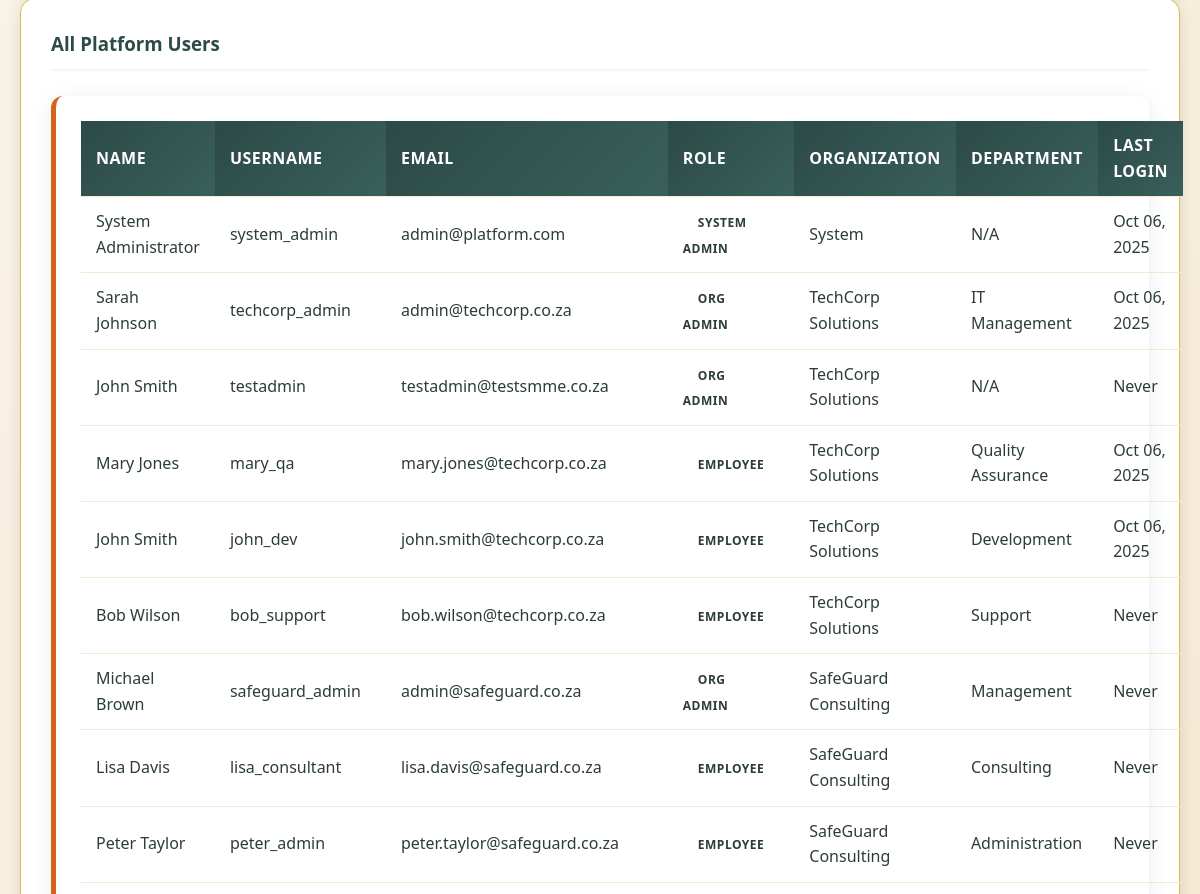
The page /user_management.php (signed in, middle part) on the database as committed earlier.
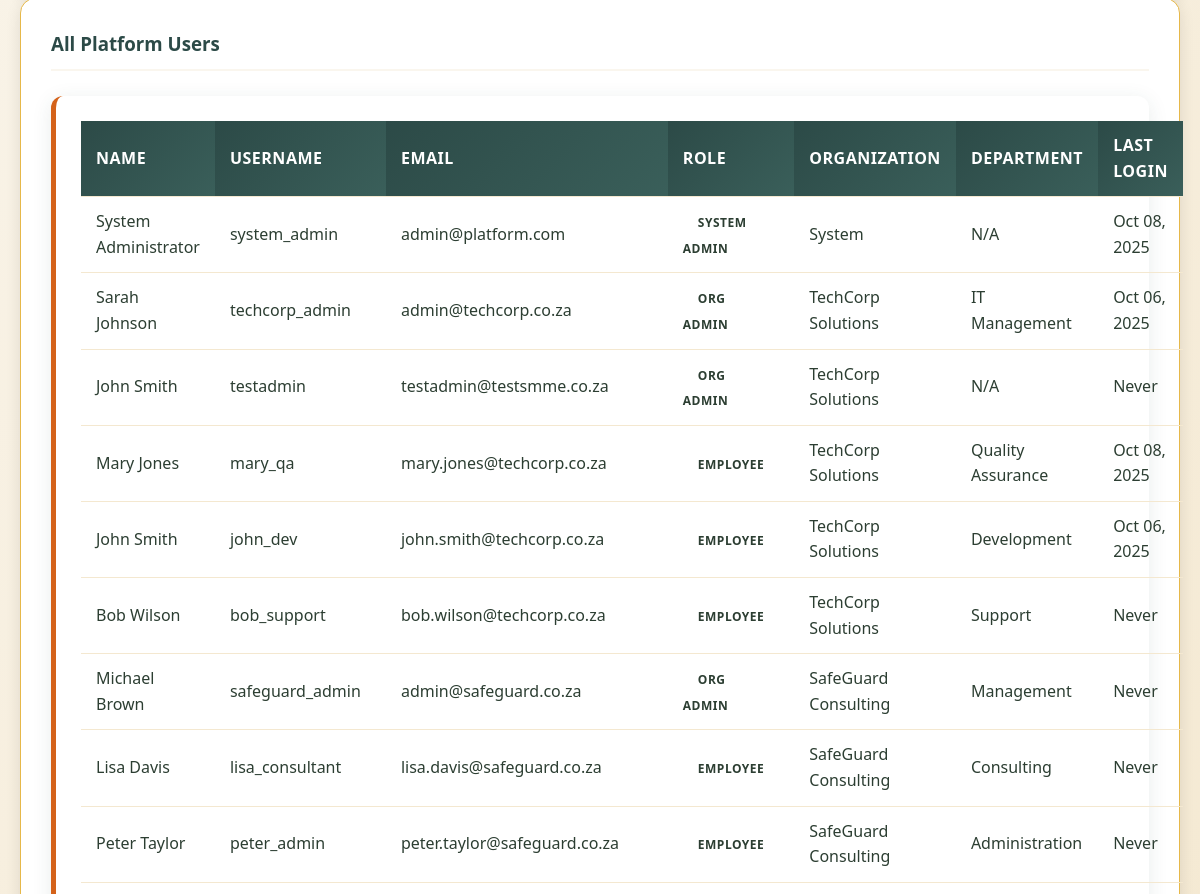
The same page on the database as committed later.
### tables this page shows
CREATE TABLE users (
    id INTEGER PRIMARY KEY AUTOINCREMENT,
    organization_id INTEGER, -- NULL for system admins
    username VARCHAR(50) UNIQUE NOT NULL,
    email VARCHAR(100) UNIQUE NOT NULL,
    password_hash VARCHAR(255) NOT NULL,
    first_name VARCHAR(50) NOT NULL,
    last_name VARCHAR(50) NOT NULL,
    role_id INTEGER NOT NULL,
    employee_id VARCHAR(50), -- Organization-specific employee ID
    department VARCHAR(100),
    job_title VARCHAR(100),
    manager_id INTEGER, -- Self-referencing for org hierarchy
    phone VARCHAR(20),
    hire_date DATE,
    status_id INTEGER DEFAULT 1,
    last_login TIMESTAMP,
    is_active BOOLEAN DEFAULT 1,
    created_at TIMESTAMP DEFAULT CURRENT_TIMESTAMP,
    updated_at TIMESTAMP DEFAULT CURRENT_TIMESTAMP,
    FOREIGN KEY (organization_id) REFERENCES organizations(id),
    FOREIGN KEY (role_id) REFERENCES roles(id),
    FOREIGN KEY (manager_id) REFERENCES users(id),
    FOREIGN KEY (status_id) REFERENCES employee_statuses(id)
);

CREATE TABLE roles (
    id INTEGER PRIMARY KEY AUTOINCREMENT,
    name VARCHAR(50) UNIQUE NOT NULL,
    description TEXT,
    level INTEGER NOT NULL, -- 1=system_admin, 2=org_admin, 3=employee
    permissions TEXT, -- JSON array of permissions
    created_at TIMESTAMP DEFAULT CURRENT_TIMESTAMP
);

CREATE TABLE organizations (
    id INTEGER PRIMARY KEY AUTOINCREMENT,
    name VARCHAR(100) NOT NULL,
    registration_number VARCHAR(50),
    industry VARCHAR(50),
    size_category VARCHAR(20) CHECK (size_category IN ('micro', 'small', 'medium')),
    contact_email VARCHAR(100) NOT NULL,
    contact_phone VARCHAR(20),
    address TEXT,
    subscription_plan VARCHAR(20) DEFAULT 'basic',
    subscription_status VARCHAR(20) DEFAULT 'active' CHECK (subscription_status IN ('active', 'suspended', 'cancelled')),
    settings TEXT, -- JSON for organization-specific settings
    is_active BOOLEAN DEFAULT 1,
    created_at TIMESTAMP DEFAULT CURRENT_TIMESTAMP,
    updated_at TIMESTAMP DEFAULT CURRENT_TIMESTAMP
);

### src/user_management.php (the view, shortened to what this page needs)
<?php
require_once __DIR__ . '/config/db.php';
try {
    if ($_SESSION['role'] === 'system_admin') {
        $stmt = $pdo->prepare("
            SELECT u.*, r.name as role_name, o.name as organization_name
            FROM users u
            LEFT JOIN roles r ON u.role_id = r.id
            LEFT JOIN organizations o ON u.organization_id = o.id
            WHERE u.is_active = 1
            ORDER BY u.organization_id, u.role_id, u.last_name
        ");
        $stmt->execute();
    }
    $users = $stmt->fetchAll(PDO::FETCH_ASSOC);
} catch (PDOException $e) {
    $users = [];
    $error = "Error loading users: " . $e->getMessage();
}
?>
<!DOCTYPE html>
<html lang="en">
<head>
    <link rel="stylesheet" href="assets/webdesign-style.css">
</head>
<body>
    <div class="container">
        <div class="form-card">
            <h3 style="margin-bottom: 25px; color: var(--primary-dark); border-bottom: 2px solid var(--light-cream); padding-bottom: 10px;">
                <?php if ($_SESSION['role'] === 'system_admin'): ?>
                    All Platform Users
                <?php else: ?>
                    Users in Your Organization
                <?php endif; ?>
            </h3>
            <?php if (empty($users)): ?>
                <div class="info-card" style="text-align: center; padding: 40px;">
                    <h3>No users found</h3>
                    <p>There are currently no active users to display.</p>
                </div>
            <?php else: ?>
                <div class="users-table">
                    <table>
                        <thead>
                            <tr>
                                <th>Name</th>
                                <th>Username</th>
                                <th>Email</th>
                                <th>Role</th>
                                <?php if ($_SESSION['role'] === 'system_admin'): ?>
                                    <th>Organization</th>
                                <?php endif; ?>
                                <th>Department</th>
                                <th>Last Login</th>
                            </tr>
                        </thead>
                        <tbody>
                            <?php foreach ($users as $user): ?>
                                <tr>
                                    <td><?php echo htmlspecialchars($user['first_name'] . ' ' . $user['last_name']); ?></td>
                                    <td><?php echo htmlspecialchars($user['username']); ?></td>
                                    <td><?php echo htmlspecialchars($user['email']); ?></td>
                                    <td>
                                        <span class="role-badge role-<?php echo $user['role_name']; ?>">
                                            <?php echo ucwords(str_replace('_', ' ', $user['role_name'])); ?>
                                        </span>
                                    </td>
                                    <?php if ($_SESSION['role'] === 'system_admin'): ?>
                                        <td><?php echo htmlspecialchars($user['organization_name'] ?? 'System'); ?></td>
                                    <?php endif; ?>
                                    <td><?php echo htmlspecialchars($user['department'] ?? 'N/A'); ?></td>
                                    <td><?php echo $user['last_login'] ? date('M d, Y', strtotime($user['last_login'])) : 'Never'; ?></td>
                                </tr>
                            <?php endforeach; ?>
                        </tbody>
                    </table>
                </div>
            <?php endif; ?>
        </div>
    </div>
</body>
</html>

Rows that differ between the two databases and show on the page:
changed users "System Administrator": last_login "Oct 06, 2025" → "Oct 08, 2025"
changed users "Mary Jones": last_login "Oct 06, 2025" → "Oct 08, 2025"
